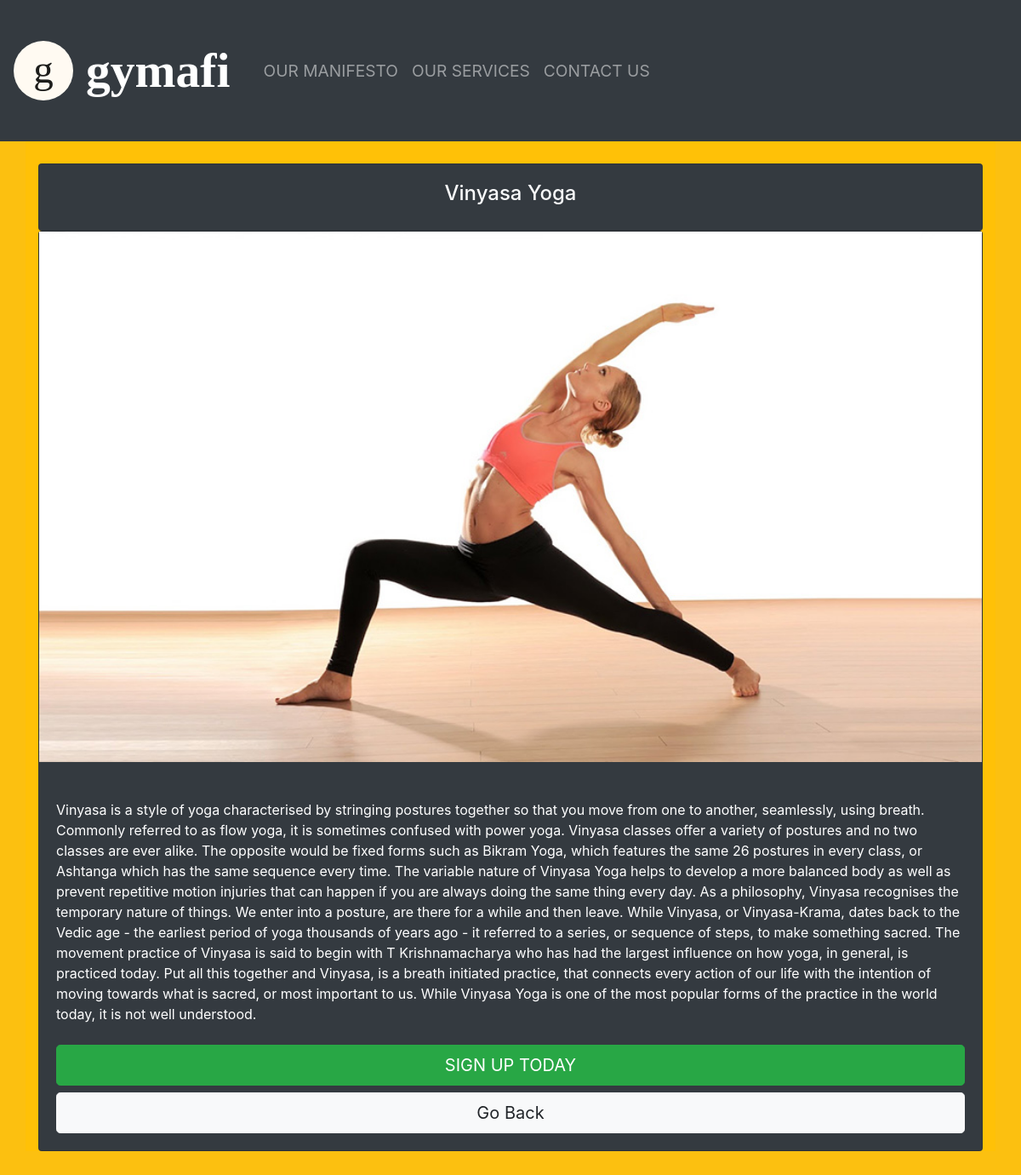
The page /classlong.php?id=1 on the database its author committed.
### tables this page shows
CREATE TABLE `classes` (
  `id` int(11) NOT NULL,
  `class_name` varchar(200) NOT NULL,
  `class_desc` varchar(1000) NOT NULL,
  `class_info` varchar(10000) NOT NULL,
  `img_path` varchar(100) NOT NULL,
  `coach_id` int(11) NOT NULL
);

### classlong.php (the view, shortened to what this page needs)
<?php
    include('conn.php');
    if(isset($_GET['id'])) {
        $class_id = $_GET['id'];
    }
    $readclass = "SELECT * FROM classes WHERE id = '$class_id'";
    $resultclass = $conn->query($readclass);
    while($row=$resultclass->fetch_assoc()) {
        $get_class_name = $row['class_name'];
        $get_class_info = $row['class_info'];
        $get_class_img = $row['img_path'];
    }
?>
<!DOCTYPE html>
<html lang="en">
<head>
    <link rel="stylesheet" href="https://stackpath.bootstrapcdn.com/bootstrap/4.4.1/css/bootstrap.min.css"
>
    <link rel="stylesheet" href="stylesheet.css">
</head>
<body class="signupbody">
        <nav class="navbar fixed-top navbar-expand-lg navbar-dark bg-dark">
            <a href="index.php">
            <img src="/gymafi/img/gymafi_logo_circle.svg"
                            width="70" height="70" class="d-inline-block align-top loginbutton" alt=""></a>
            <span class="navbar-brand font-weight-bold text-white myheader mytitle" style="font-color: white !important;">gymafi</span>
            <div class="collapse navbar-collapse" id="navbarSupportedContent">
                <ul class="navbar-nav mr-auto">
                <li class="nav-item">
                    <a class="nav-link" href="manifesto.php">OUR MANIFESTO</a>
                </li>
                <li class="nav-item">
                    <a class="nav-link" href="services.php">OUR SERVICES</a>
                </li>
                <li class="nav-item">
                    <a class="nav-link" href="contact.php">CONTACT US</a>
                </li>
                </ul>
            </div>
        </nav>
        <br><br><br><br>
        <div class="container my-5 pt-5 bg-warning">
                        <?php
                            echo '
                            <div class="card text-center text-light bg-dark">
                                <div class="card-body">
                                    <h4>'.$get_class_name.'</h4>
                                </div>
                            </div>
                            <div class="card bg-dark text-white w-100">
                                <img src="'.$get_class_img.'" class="img-fluid mb-4">
                                <div class="card-body">
                                    <p class="card-text mb-4">'.$get_class_info.'</p>
                                    <a href="signup.php" class="btn btn-success btn-lg btn-block">SIGN UP TODAY</a>
                                    <a href="services.php" class="btn btn-light btn-lg btn-block">Go Back</a>
                                </div>
                            </div>
                            ';
                        ?>
        </div>
</body>
</html>

### stylesheet.css (style rules this page uses)
html { font-family: -apple-system, BlinkMacSystemFont, 'Segoe UI', Roboto, Oxygen, Ubuntu, Cantarell, 'Open Sans', 'Helvetica Neue', sans-serif; }
.navbar { opacity: 1; transition: opacity 0.5s ease; font-size: larger; }
.navbar { min-height: 150px; }
.navbar-brand { padding: 0 15px; height: 150px; line-height: 150px; }
.mytitle { font-family: 'Times New Roman', Times, serif; font-size: 3em; }
.signupbody { background-color: #fcc010; }
@media (min-width: 768px) { .navbar-nav>li>a { padding-top: 26.5px; padding-bottom: 26.5px; line-height: 27px; } }

### rows shown on the page
classes: class_name "Vinyasa Yoga", img_path (picture), class_info "Vinyasa is a style of yoga characterised by stringing postures together so that you move from one to another, seamlessly, using breath. Commonly referred to as flow yoga, it is sometimes confused with power yoga. Vinyasa classes offer a variety of postures and no two classes are ever alike. The opposite would be fixed forms such as Bikram Yoga, which features the same 26 postures in every class, or Ashtanga which has the same sequence every time. The variable nature of Vinyasa Yoga helps to develop a more balanced body as well as prevent repetitive motion injuries that can happen if you are always doing the same thing every day. As a philosophy, Vinyasa recognises the temporary nature of…"
